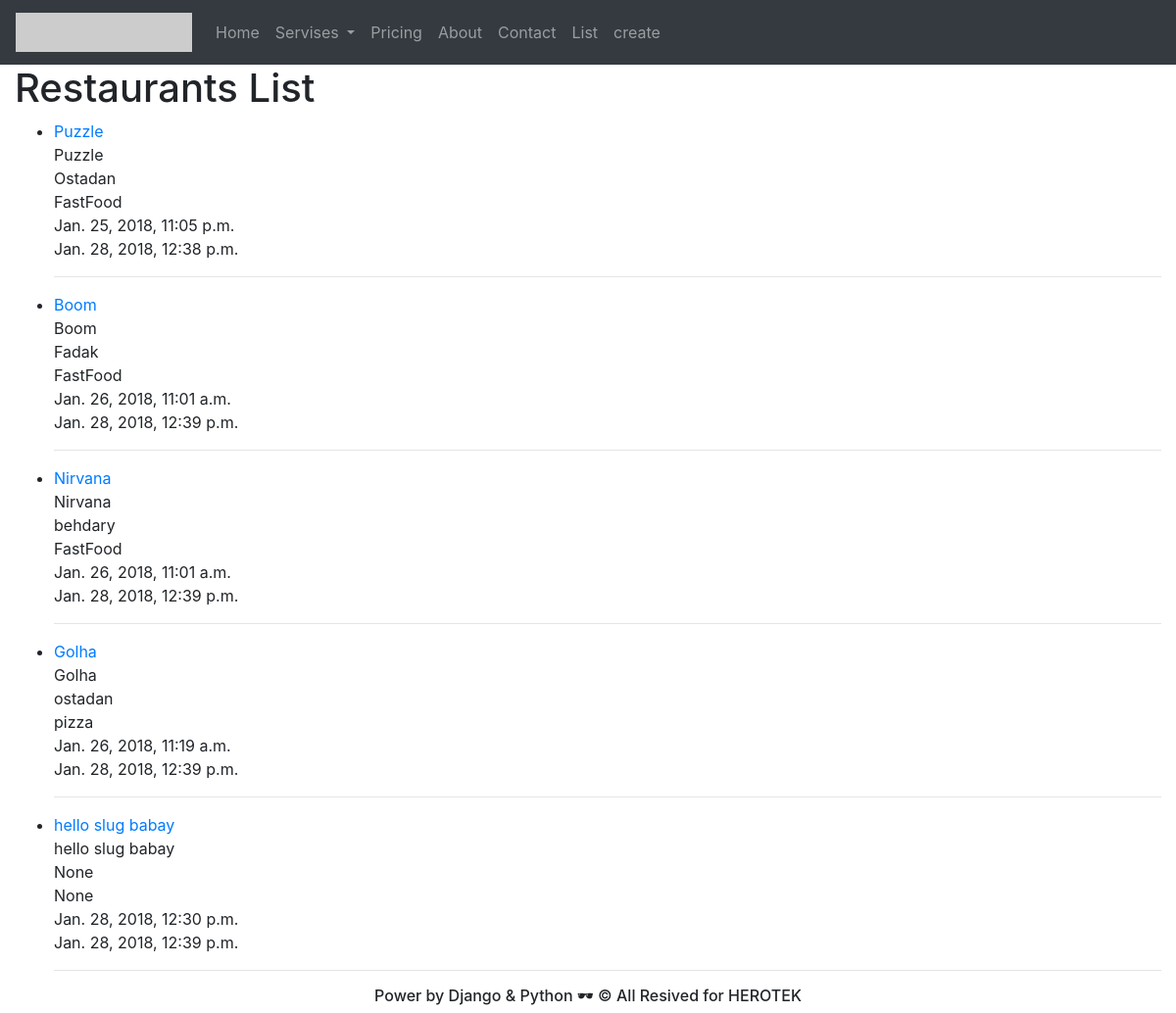
The page /restaurants/ on the database as committed earlier.
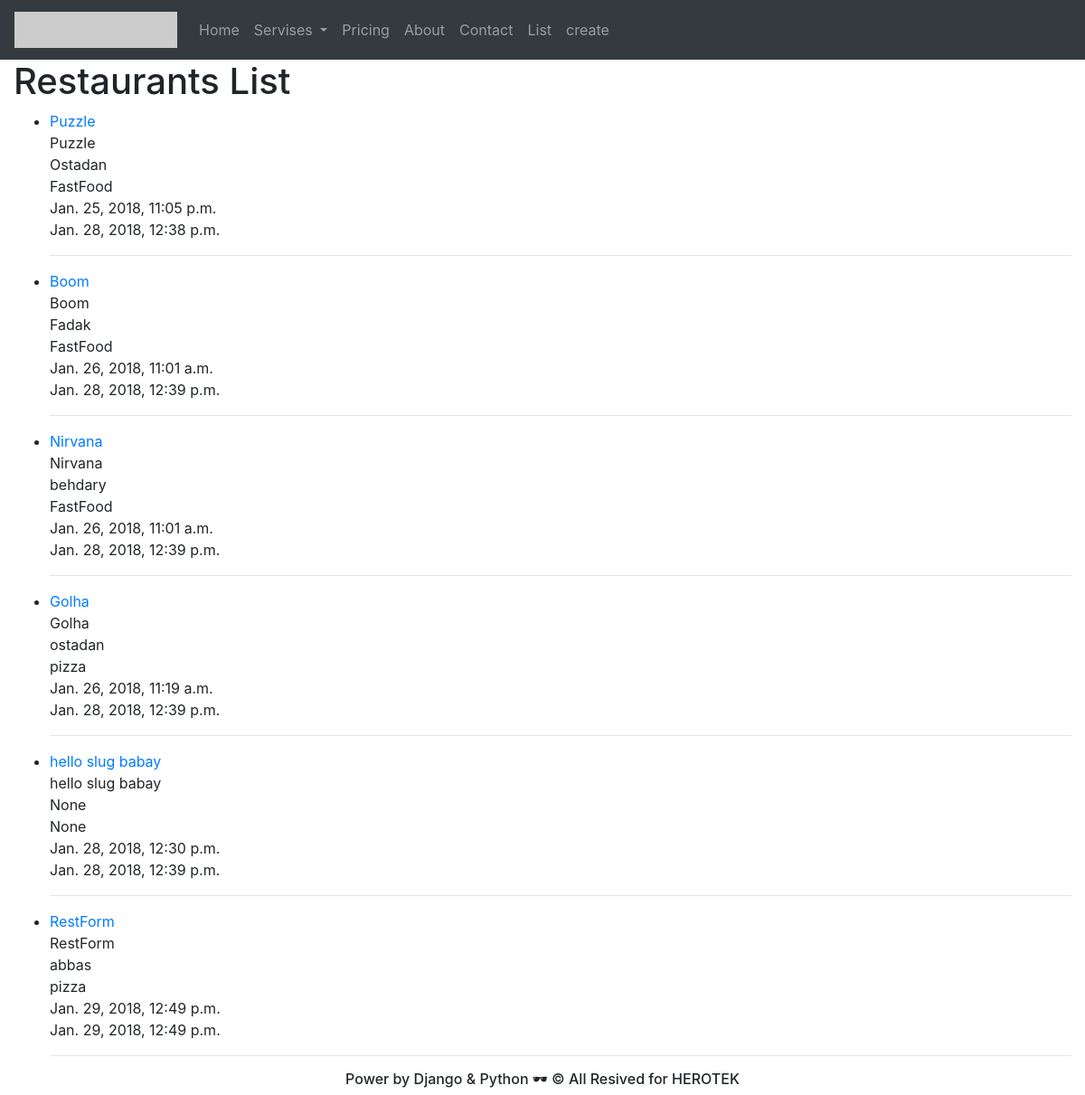
The same page on the database as committed later.
### restaurants/models.py (models this page shows, shortened)
class RestaurantLocation(models.Model):
    name = models.CharField(max_length=120)
    location = models.CharField(max_length=120, null=True, blank=True)
    category = models.CharField(max_length=120, null=True, blank=True)
    timestamp = models.DateTimeField(auto_now_add=True)
    updated = models.DateTimeField(auto_now=True)
    slug = models.SlugField(null=True, blank=True)
    def __str__(self):
        return self.name

### restaurants/views.py (the view)
# urls.py: url(r'^restaurants/$', RestaurantListView.as_view()),
class RestaurantListView(ListView):
    def get_queryset(self):
        slug = self.kwargs.get("slug")
        if slug:
            queryset = RestaurantLocation.objects.filter(
                Q(category__iexact=slug) |
                Q(category__icontains=slug)
            )
        else:
            queryset = RestaurantLocation.objects.all()
        return queryset

### restaurants/templates/restaurants/restaurantlocation_list.html (shortened to what this page needs)
{% extends "base.html" %}
{% block content %}
<h1> Restaurants List </h1>
<ul>
{% for obj in object_list %}
    <li><a href="/restaurants/{{ obj.slug }}/"> {{ obj }} </a> <br> {{ obj.name }} <br> {{ obj.location }} <br> {{ obj.category }} <br> {{ obj.timestamp }}<br> {{ obj.updated }}</li> <hr>
{% endfor %}
</ul>
{% endblock content %}

Rows that differ between the two databases and show on the page:
added RestaurantLocation: name "RestForm", location "abbas", category "pizza", timestamp "Jan. 29, 2018, 12:49 p.m.", updated "Jan. 29, 2018, 12:49 p.m."
